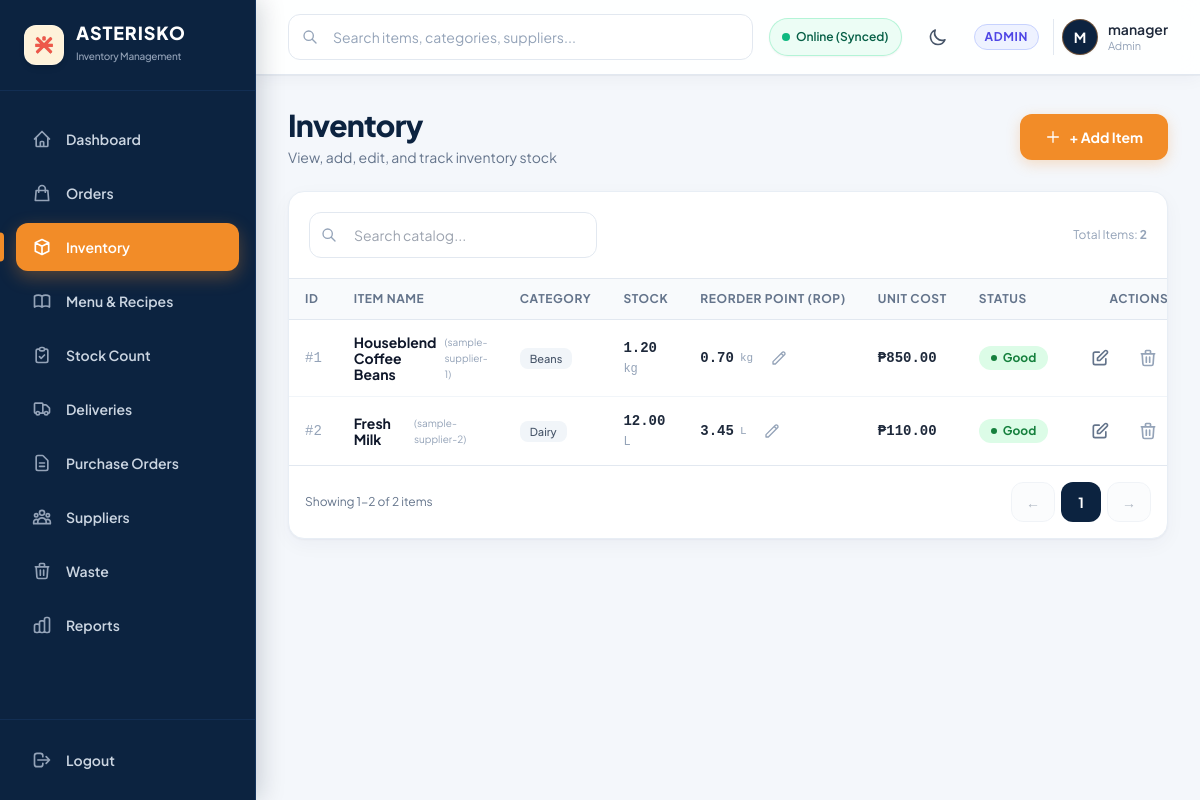
The page /pages/manage_items.php (signed in) on the database as committed earlier.
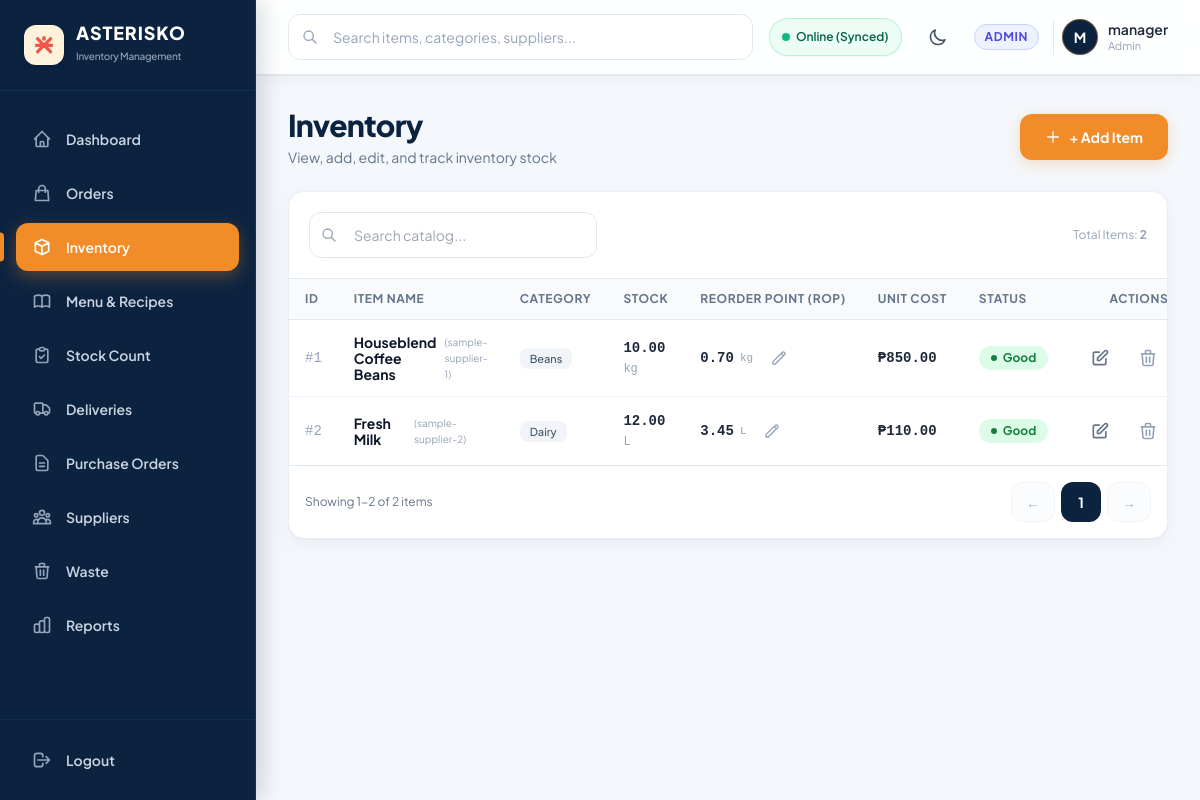
The same page on the database as committed later.
### pages/manage_items.php (the view, shortened to what the changed rows need)
<?php
require_once __DIR__ . '/../config/db.php';
$items = $pdo->query("
    SELECT si.*, si.NAME AS NAME, si.NAME AS name, s.NAME AS supplier_name
    FROM stock_items si
    LEFT JOIN suppliers s ON s.id = si.supplier_id
    ORDER BY si.is_active DESC, si.category, si.NAME
")->fetchAll(PDO::FETCH_ASSOC);
?>
<!DOCTYPE html>
<html lang="en">
<head>
    <?php require_once __DIR__ . '/../includes/head.php'; ?>
</head>
<body class="bg-[#F4F7FB] dark:bg-[#071526] text-slate-800 dark:text-slate-100 min-h-screen">
    <?php require_once __DIR__ . '/../includes/sidebar.php'; ?>
    <div class="lg:pl-64 flex flex-col min-h-screen">
        <main class="flex-1 p-4 sm:p-6 lg:p-8 space-y-6 max-w-7xl w-full mx-auto">
            <div class="flex flex-col sm:flex-row sm:items-center sm:justify-between gap-4">
                <div>
                    <h1 class="text-2xl sm:text-3xl font-extrabold text-slate-900 dark:text-white tracking-tight">Inventory</h1>
                </div>
            </div>
            <div class="bg-white dark:bg-[#0C2340] rounded-2xl shadow-sm border border-slate-200/80 dark:border-[#15345C] overflow-hidden">
                <div class="overflow-x-auto">
                    <table class="w-full text-xs text-left" id="items-table">
                        <thead>
                            <tr>
                                <th>ID</th>
                                <th>Item Name</th>
                                <th>Category</th>
                                <th>Stock</th>
                                <th>Reorder Point (ROP)</th>
                                <th>Unit Cost</th>
                                <th>Status</th>
                                <th class="text-right">Actions</th>
                            </tr>
                        </thead>
                        <tbody>
                            <?php foreach ($items as $item):
                                $isLow = (float)$item['quantity'] <= (float)$item['reorder_point'];
                            ?>
                            <tr class="<?= !$item['is_active'] ? 'opacity-50 bg-slate-50 dark:bg-slate-900/30' : '' ?>">
                                <td class="font-mono text-slate-400">#<?= $item['id'] ?></td>
                                <td class="font-bold text-slate-900 dark:text-white">
                                    <div class="flex items-center gap-2">
                                        <span><?= htmlspecialchars($item['NAME'] ?? $item['name']) ?></span>
                                        <?php if (!empty($item['supplier_name'])): ?>
                                            <span class="text-[10px] text-slate-400 font-normal">(<?= htmlspecialchars($item['supplier_name']) ?>)</span>
                                        <?php endif; ?>
                                    </div>
                                </td>
                                <td>
                                    <span class="px-2.5 py-1 rounded-lg bg-slate-100 dark:bg-[#132E52] text-slate-600 dark:text-slate-300 text-[11px] font-medium">
                                        <?= htmlspecialchars($item['category']) ?>
                                    </span>
                                </td>
                                <td class="font-mono font-bold text-sm">
                                    <?= number_format($item['quantity'], 2) ?> <span class="text-xs font-normal text-slate-400"><?= htmlspecialchars($item['unit']) ?></span>
                                </td>
                                <td class="font-mono">
                                    <div class="inline-flex items-center gap-1.5 group">
                                        <span class="font-bold text-slate-800 dark:text-slate-200"><?= number_format($item['reorder_point'], 2) ?></span>
                                        <span class="text-[11px] text-slate-400"><?= htmlspecialchars($item['unit']) ?></span>
                                        <button type="button"
                                                onclick='openQuickRopModal(<?= $item['id'] ?>, "<?= addslashes(htmlspecialchars($item['NAME'] ?? $item['name'])) ?>", <?= (float)$item['reorder_point'] ?>, "<?= addslashes(htmlspecialchars($item['unit'])) ?>")'
                                                class="btn-icon w-9 h-9 inline-flex items-center justify-center rounded-lg text-slate-400 hover:text-[#F28C28] hover:bg-orange-50 dark:hover:bg-[#132E52] transition-colors shrink-0" title="Change Reorder Point (ROP)">
                                            <svg class="w-4 h-4" fill="none" stroke="currentColor" viewBox="0 0 24 24"><path stroke-linecap="round" stroke-linejoin="round" stroke-width="2" d="M15.232 5.232l3.536 3.536m-2.036-5.036a2.5 2.5 0 113.536 3.536L6.5 21.036H3v-3.572L16.732 3.732z"/></svg>
                                        </button>
                                    </div>
                                </td>
                                <td class="font-mono font-semibold">
                                    ₱<?= number_format($item['unit_cost'], 2) ?>
                                </td>
                                <td>
                                    <?php if (!$item['is_active']): ?>
                                        <span class="badge-danger">Inactive</span>
                                    <?php elseif ($isLow): ?>
                                        <span class="badge-low">Low Stock</span>
                                    <?php else: ?>
                                        <span class="badge-good">Good</span>
                                    <?php endif; ?>
                                </td>
                                <td class="text-right">
                                    <div class="inline-flex items-center gap-2">
                                        <button type="button"
                                                onclick='openEditModal(<?= json_encode($item) ?>)'
                                                class="btn-icon w-10 h-10 inline-flex items-center justify-center rounded-xl text-slate-500 hover:text-[#F28C28] hover:bg-orange-50 dark:hover:bg-[#132E52] transition-colors shrink-0" title="Edit Item">
                                            <svg class="w-4 h-4 sm:w-5 sm:h-5" fill="none" stroke="currentColor" viewBox="0 0 24 24"><path stroke-linecap="round" stroke-linejoin="round" stroke-width="2" d="M11 5H6a2 2 0 00-2 2v11a2 2 0 002 2h11a2 2 0 002-2v-5m-1.414-9.414a2 2 0 112.828 2.828L11.828 15H9v-2.828l8.586-8.586z"/></svg>
                                        </button>
                                        <form method="POST" class="inline-flex" onsubmit="return confirm('Change active status for this item?');">
                                            <button type="submit" class="btn-icon w-10 h-10 inline-flex items-center justify-center rounded-xl text-slate-400 hover:text-rose-500 hover:bg-rose-50 dark:hover:bg-rose-950/30 transition-colors shrink-0" title="<?= $item['is_active'] ? 'Deactivate' : 'Reactivate' ?>">
                                                <svg class="w-4 h-4 sm:w-5 sm:h-5" fill="none" stroke="currentColor" viewBox="0 0 24 24"><path stroke-linecap="round" stroke-linejoin="round" stroke-width="2" d="M19 7l-.867 12.142A2 2 0 0116.138 21H7.862a2 2 0 01-1.995-1.858L5 7m5 4v6m4-6v6m1-10V4a1 1 0 00-1-1h-4a1 1 0 00-1 1v3M4 7h16"/></svg>
                                            </button>
                                        </form>
                                    </div>
                                </td>
                            </tr>
                            <?php endforeach; ?>
                        </tbody>
                    </table>
                </div>
            </div>
        </main>
    </div>
</body>
</html>

Rows that differ between the two databases and show on the page:
changed stock_items "Houseblend Coffee Beans": quantity "1.20" → "10.00"
